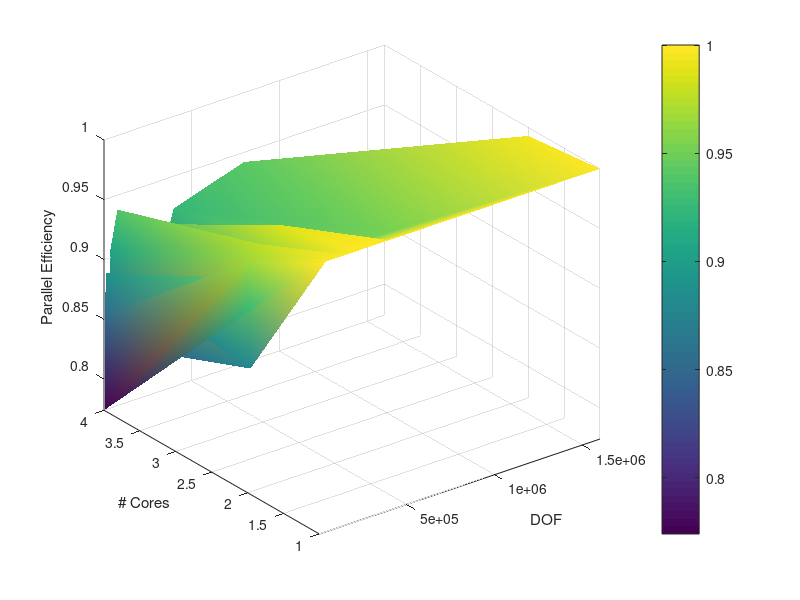

This figure's MATLAB source:
clear; clc; close all;
d = [ ...
  1.00E+00	1.00E+00	1.00E+00	1.00E+00	1.00E+00	1.00E+00	1.00E+00	1.00E+00	1.00E+00	1.00E+00	1.00E+00	1.00E+00
9.25E-01	9.68E-01	9.50E-01	9.52E-01	8.77E-01	9.71E-01	9.78E-01	9.67E-01	9.88E-01	9.52E-01	9.52E-01	9.93E-01
7.74E-01	8.53E-01	8.88E-01	8.84E-01	8.28E-01	9.06E-01	9.38E-01	9.22E-01	8.14E-01	9.23E-01	9.42E-01	8.73E-01
];

ncore = [1 2 4];
npts = [ 4.0E+03	8.0E+03	1.6E+04	3.2E+04	2.0E+04	4.0E+04	8.0E+04	1.6E+05	2.0E+05	4.0E+05	8.0E+05	1.6E+06 ];

NC=repmat(ncore',1,12);
NP=repmat(npts,3,1);

surf(NP,NC,d);
shading interp;
colorbar;
axis tight;
xlabel('DOF'); ylabel('# Cores'); zlabel('Parallel Efficiency');